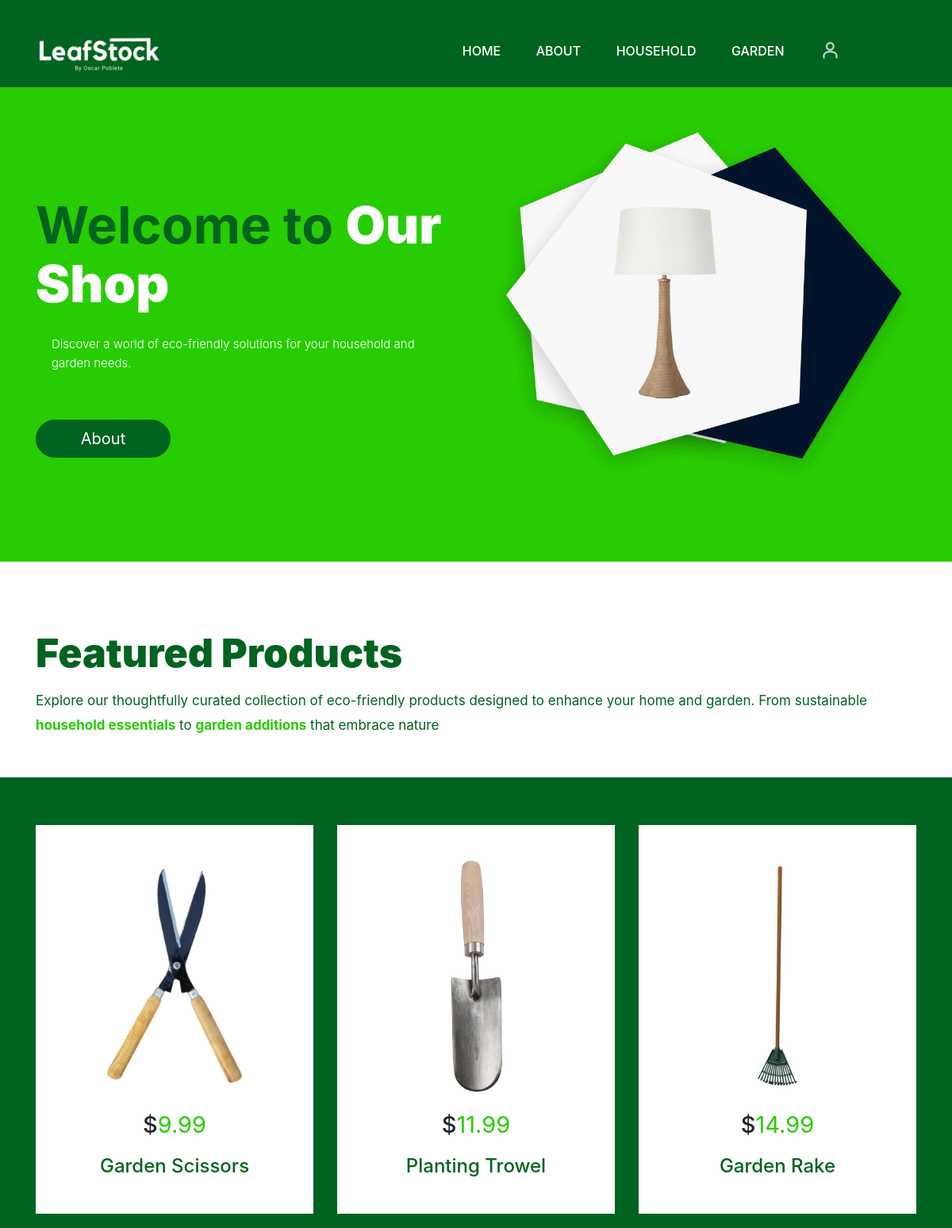
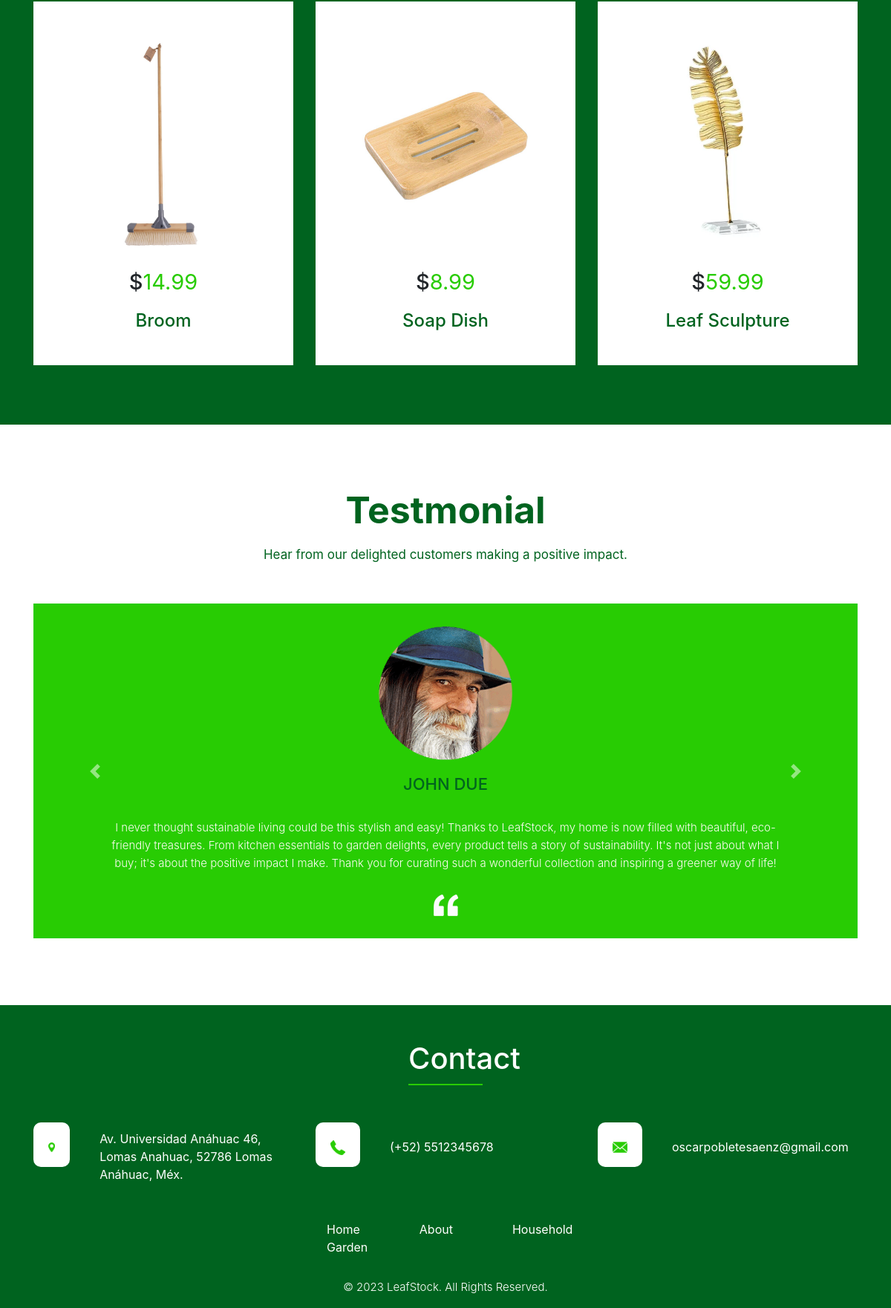
The page / on the database its author committed (2 pictures, top to bottom).
### tables this page shows
CREATE TABLE products (
    product_id INT AUTO_INCREMENT PRIMARY KEY,
    name VARCHAR(255) NOT NULL,
    description TEXT,
    photo VARCHAR(255),
    price DECIMAL(10, 2) NOT NULL,
    quantity INT NOT NULL,
    manufacturer VARCHAR(255),
    origin VARCHAR(255),
    category_id INT,
    FOREIGN KEY (category_id) REFERENCES categories(category_id)
);

### index.php (the view, shortened to what this page needs)
<?php
$servername = "localhost";
$username = "root";
$password = "";
$dbname = "leafstock";
$conn = new mysqli($servername, $username, $password, $dbname);
$sql = "SELECT * FROM products ORDER BY RAND() LIMIT 6";
$result = $conn->query($sql);
?>
<!DOCTYPE html>
<html lang="en">
<head>
    <link rel="stylesheet" href="css/style.css">
    <link rel="stylesheet" href="css/responsive.css">
    <link rel="stylesheet" href="css/jquery.mCustomScrollbar.min.css">
    <link rel="stylesheet" href="https://netdna.bootstrapcdn.com/font-awesome/4.0.3/css/font-awesome.css">
    <link rel="stylesheet" href="css/owl.carousel.min.css">
     <link rel="stylesheet" href="css/bootstrap.min.css">
</head>
<body class="main-layout">
<header class="section">
    <div class="header">
        <div class="container">
            <div class="row">
                <div class="col-xl-2 col-lg-2 col-md-2 col-sm-2 col logo_section">
                    <div class="full">
                        <div class="center-desk">
                            <div class="logo"> <a href="index.php"><img src="images/assets/leaf_logo.png" alt="#"></a> </div>
                        </div>
                    </div>
                </div>
                <div class="col-xl-9 col-lg-9 col-md-9 col-sm-9">
                    <div class="menu-area">
                        <div class="limit-box">
                            <nav class="main-menu">
                                <ul class="menu-area-main">
                                    <li> <a href="index.php">Home</a> </li>
                                    <li> <a href="php/about.php">About</a> </li>
                                    <li><a href="php/household.php">Household</a></li>
                                    <li><a href="php/garden.php">Garden</a></li>
                                    <?php
                                    if (isset($_SESSION['user_id'])) {
                                        echo '<li class="last"><a href="php/account.php"><img src="images/assets/account_icon.png" alt="icon"/></li>';
                                        if ($admin == 1) {
                                            echo '<li class="last"><a href="php/manage_store.php"><img src="images/assets/store_icon.png" alt="icon"/> </li>';
                                        } else {
                                          echo '<li class="last"><a href="php/shopping_cart.php"><img src="images/assets/cart_icon.png" alt="icon"/><span class="badge badge-pill badge-danger">' . $item_count . '</span></li>';
                                        }
                                        echo '<li class="last"><a href="php/logout.php"><img src="images/assets/exit_icon.png" alt="icon" /></a></li>';
                                    } else {
                                        echo '<li class= "last"><a href="php/login.php"><img src="images/assets/account_icon.png" alt="icon"/></a></li>';
                                    }
                                    ?>
                                </ul>
                            </nav>
                        </div>
                    </div>
                </div>
            </div>
        </div>
    </div>
</header>
      <section >
         <div id="main_slider" class="section carousel slide banner-main" data-ride="carousel">
            <div class="carousel-inner">
               <div class="carousel-item active">
                  <div class="container">
                     <div class="row marginii">
                        <div class="col-xl-6 col-lg-6 col-md-6 col-sm-12">
                           <div class="carousel-caption ">
                              <h1>Welcome to <strong class="color">Our Shop</strong></h1>
                              <p>Discover a world of eco-friendly solutions for your household and garden needs.</p>
                              <a class="btn btn-lg btn-primary" href="php/about.php" role="button">About</a>
                           </div>
                        </div>
                        <div class="col-xl-6 col-lg-6 col-md-6 col-sm-12">
                           <div class="img-box">
                              <figure><img src="images/assets/index-item-1.png" alt="img"/></figure>
                           </div>
                        </div>
                     </div>
                  </div>
               </div>
            </div>
         </div>
      </section>
      <div id="plant" class="section product">
    <div class="container">
        <div class="row">
            <div class="col-md-12 ">
                <div class="titlepage">
                    <h2><strong class="black"> Featured Products</strong></h2>
                    <span> Explore our thoughtfully curated collection of eco-friendly products designed to enhance your home and garden.
                      From sustainable <a href="php/household.php" class="featured-text">household essentials</a> to <a href="php/garden.php" class="featured-text">garden additions</a> that embrace nature </span>
            </div>
        </div>
    </div>
</div>
<div class="shop_main section">
    <div class="container">
        <div class="row">
            <?php
            while ($row = $result->fetch_assoc()) {
                echo '<div class="col-xl-4 col-lg-4 col-md-6 col-sm-12">';
                echo '<div class="store_product" data-toggle="modal" data-target="#modal' . $row["product_id"] . '">';
                echo '<figure><img src="' . $row["photo"] . '" alt="img"/></figure>';
                echo '<h3>$<strong class="price_text">' . $row["price"] . '</strong></h3>';
                echo '<h4>' . $row["name"] . '</h4>';
                echo '</div>';
                echo '</div>';
            }
            ?>
        </div>
    </div>
</div>
      <div id="plant" class="section_Clients layout_padding padding_bottom_0">
         <div class="container">
            <div class="row">
               <div class="col-md-12 ">
                  <div class="titlepage">
                     <h2> Testmonial</h2>
                     <span style="text-align: center;">Hear from our delighted customers making a positive impact.</span>
                  </div>
               </div>
            </div>
         </div>
      </div>
            <div class="section Clients_2 layout_padding padding-top_0">
               <div class="container">
                  <div class="row">
                     <div class="col-sm-12">
                        <div id="testimonial" class="carousel slide" data-ride="carousel">
  <div class="carousel-inner">
    <div class="carousel-item active">
      <div class="titlepage">
                           <div class="john">
                              <div class="john_image"><img src="images/assets/john-image.png" style="max-width: 100%;"></div>
                              <div class="john_text">JOHN DUE</span></div>
                              <p class="lorem_ipsum_text">I never thought sustainable living could be this stylish and easy! Thanks to LeafStock, my home is now filled with beautiful, eco-friendly treasures. From kitchen essentials to garden delights, every product tells a story of sustainability. It's not just about what I buy; it's about the positive impact I make. Thank you for curating such a wonderful collection and inspiring a greener way of life! </p>
                              <div class="icon_image"><img src="images/assets/quote-icon.png"></div>
                           </div>
                        </div>
    </div>
  </div>
       <a class="carousel-control-prev" href="#testimonial" data-slide="prev">
      <span class="carousel-control-prev-icon"></span>
      </a>
      <a class="carousel-control-next" href="#testimonial" data-slide="next">
      <span class="carousel-control-next-icon"></span>
      </a>
   </div>
                     </div>
                  </div>
               </div>
            </div>
         </div>
    <div id="footer" class="Contact layout_padding">
       <div class="container">
          <div class="row">
             <div class="col-sm-12">
               <div class="titlepage">
                  <div class="main">
                     <h1 class="contact_text">Contact</h1>
                  </div>
               </div>
             </div>
          </div>
               <div class="contact_2">
                  <div class="row">
                     <div class="col-sm-12 col-md-12 col-lg-4">
                       <div class="site_info">
                          <span class="info_icon"><img src="images/assets/map-icon.png" /></span>
                          <span style="margin-top: 10px;">Av. Universidad Anáhuac 46, Lomas Anahuac, 52786 Lomas Anáhuac, Méx.</span></div>
                     </div>
                     <div class="col-sm-12 col-md-12 col-lg-4">
                       <div class="site_info">
                          <span class="info_icon"><img src="images/assets/phone-icon.png" /></span>
                          <span style="margin-top: 21px;">(+52) 5512345678</span></div>
                     </div>
                     <div class="col-sm-12 col-md-12 col-lg-4">
                       <div class="site_info">
                          <span class="info_icon"><img src="images/assets/email-icon.png" /></span>
                          <span style="margin-top: 21px;">oscarpobletesaenz@gmail.com</span></div>
                     </div>
                     </div>
                  </div>
               </div>
                  <div class="menu_main">
                     <div class="menu_text">
                        <ul>
                           <li class="active"><a href="#">Home</a></li>
                           <li><a href="php/about.php">About</a></li>
                           <li><a href="php/household.php">Household</a></li>
                           <li><a href="php/garden.php">Garden</a></li>
                        </ul>
                     </div>
                  </div>
       </div>
      <div id="plant" class="footer layout_padding">
         <div class="container">
            <p>© 2023 LeafStock. All Rights Reserved.</a></p>
         </div>
      </div>
   </body>
</html>

### rows shown on the page
products: photo (picture), price "9.99", name "Garden Scissors"
products: photo (picture), price "11.99", name "Planting Trowel"
products: photo (picture), price "14.99", name "Garden Rake"
products: photo (picture), price "14.99", name "Broom"
products: photo (picture), price "8.99", name "Soap Dish"
products: photo (picture), price "59.99", name "Leaf Sculpture"
